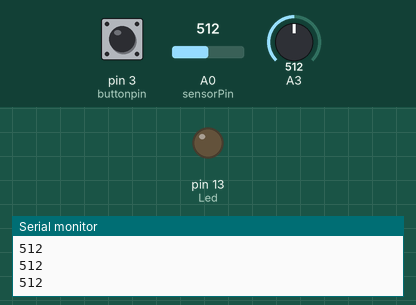
Recording of a sketch running on a simulated Arduino Uno, built with avr-gcc and run on an emulated ATmega328P. Shown: output pins drawn as LEDs (lit = HIGH), the last lines printed to the serial monitor. The inputs (shaded band) are chosen by the test bench; at power-on: pin 3 (buttonpin) LOW, A0 (sensorPin) = 512, A3 = 512.

Above: at 1.8 s.
1.9 s: pin 3 (buttonpin) pulled HIGH for 1.2 s
At 2.6 s:
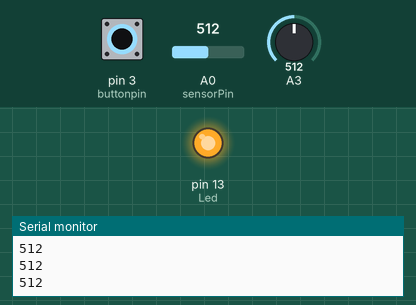
5.5 s: pin 3 (buttonpin) pulled HIGH for 3.2 s
At 9.3 s:
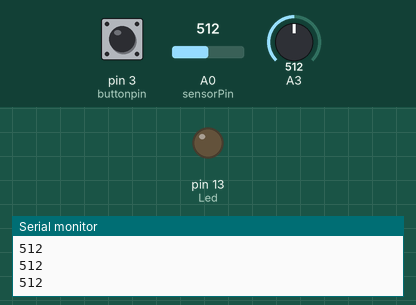
Timing chart, 0 to 10.8 s (numbered marks = the images above; inputs shaded):
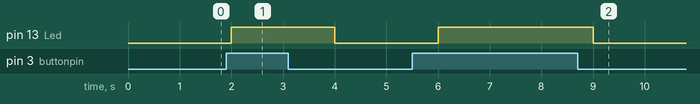

The sketch:

mySoundSensor.ino
```cpp
//www.elegoo.com
//2016.06.13

int Led=13;//define LED port
int buttonpin=3; //define switch port
int val;//define digital variable val
int analogVal;
int sensorPin  =  A0;     // select the input  pin for  the potentiometer
int ledPin  =  13;   // select the pin for  the LED
int sensorValue =  0;  // variable to  store  the value  coming  from  the sensor

void  setup()
{
  pinMode(ledPin,OUTPUT);
  Serial.begin(9600);
  pinMode(Led,OUTPUT);//define LED as a output port
  pinMode(buttonpin,INPUT);//define switch as a output port
  pinMode(sensorPin, INPUT);
}
void  loop()

{
  val=digitalRead(buttonpin);//read the value of the digital interface 3 assigned to val
  analogVal = analogRead(buttonpin);
  sensorValue =  analogRead(sensorPin);
  Serial.println(sensorValue,  DEC);
  Serial.println(analogVal, DEC);

  if(val==HIGH)//when the switch sensor have signal, LED blink
  {
    digitalWrite(Led,HIGH);
  }
  else
  {
    digitalWrite(Led,LOW);
  }
  delay(1000);
}
```

Measured:
- after the input at 1.9 s, pin 13 (Led): LOW → HIGH after 0.10 s, → LOW 2.0 s later
- after the input at 5.5 s, pin 13 (Led): LOW → HIGH after 0.50 s, → LOW 3.0 s later
